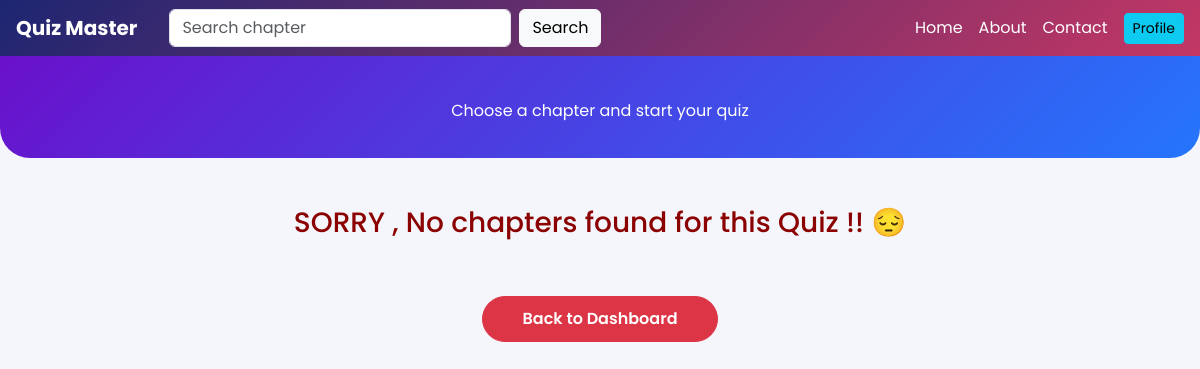
The app's page /chapter/wise/quiz/4/ (signed in), older data.
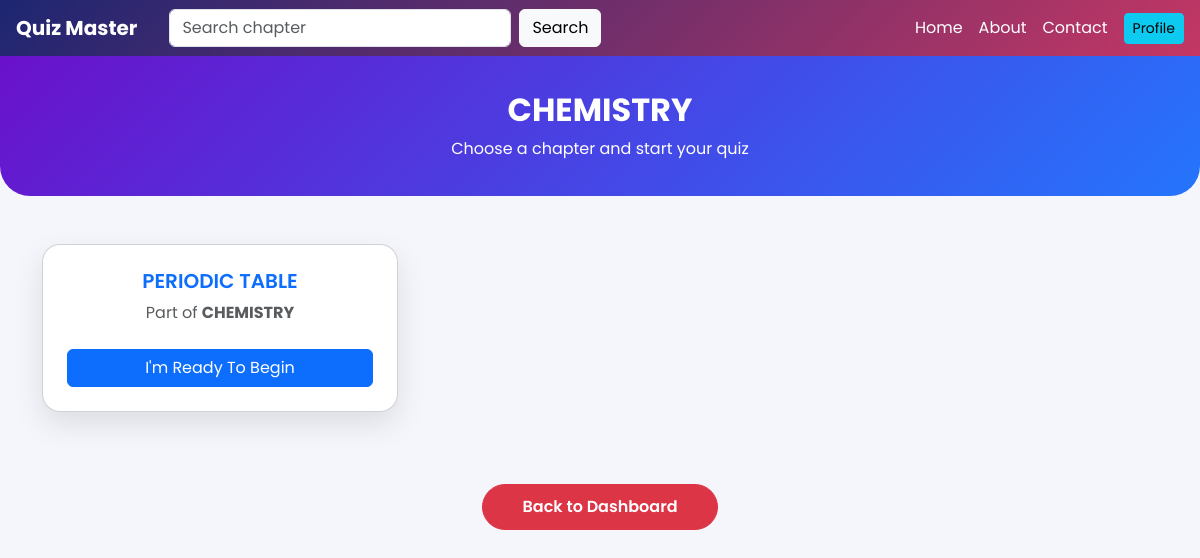
The same page, newer data.
### app.py (models this page shows)
class Quiz(db.Model):
    id = db.Column(db.Integer , primary_key= True)
    title = db.Column(db.String(100) , nullable = False)
    chapters = db.relationship('Chapter' , backref = 'quiz' , lazy = True)

class Chapter(db.Model):
    id = db.Column(db.Integer , primary_key = True)
    title = db.Column(db.String(50) , nullable = False)
    quiz_id = db.Column(db.Integer , db.ForeignKey('quiz.id') , nullable = False)

### app.py (the view)
@app.route('/chapter/wise/quiz/<int:quiz_id>/', methods=['GET'])
def chapter_wise_quiz(quiz_id):
    if 'user_id' not in session:
        return redirect('/user/login')
    quiz = Quiz.query.get(quiz_id)
    search_query = request.args.get("q")
    if search_query:
        chapters = Chapter.query.filter(
            Chapter.quiz_id == quiz_id,
            Chapter.title.ilike(f"%{search_query}%")
        ).all()
    else:
        chapters = Chapter.query.filter_by(quiz_id=quiz_id).all()
    return render_template('chapter_wise_quiz.html', quiz=quiz, chapters=chapters, search_query=search_query)

### templates/chapter_wise_quiz.html (shortened to what this page needs)
<!DOCTYPE html>
<html lang="en">
<head>
  <link href="https://cdn.jsdelivr.net/npm/bootstrap@5.3.0/dist/css/bootstrap.min.css" rel="stylesheet">
</head>
<body>
<nav class="navbar navbar-expand-lg navbar-dark sticky-top px-3">
  <a class="navbar-brand" href="/">Quiz Master</a>
  <div class="collapse navbar-collapse" id="navMenu">
    <form class="d-flex mx-lg-3 my-2 my-lg-0"
          method="GET"
          action="/chapter/wise/quiz/{{ quiz.id }}">
      <input class="form-control me-2"
             type="search"
             name="q"
             value="{{ search_query or '' }}"
             placeholder="Search chapter">
      <button class="btn btn-light">Search</button>
    </form>
    <ul class="navbar-nav ms-auto align-items-lg-center">
      <li class="nav-item">
        <a class="nav-link text-white" href="/">Home</a>
      </li>
      <li class="nav-item">
        <a class="nav-link text-white" href="/about">About</a>
      </li>
      <li class="nav-item">
        <a class="nav-link text-white" href="/contact">Contact</a>
      </li>
      <li class="nav-item ms-lg-2">
        <a href="/user/profile" class="btn btn-info btn-sm">Profile</a>
      </li>
    </ul>
  </div>
</nav>
<div class="page-header text-center">
  <h2 class="fw-bold">{{ quiz.title }}</h2>
  <p class="mb-0">Choose a chapter and start your quiz</p>
</div>
<div class="container my-5">
  <div class="row">
    {% for chapter in chapters %}
    <div class="col-md-4 mb-4">
      <div class="card chapter-card p-4 text-center h-100">
        <h5 class="chapter-title text-primary">{{ chapter.title }}</h5>
        <p class="text-muted mb-4">
          Part of <strong>{{ chapter.quiz.title }}</strong>
        </p>
        <a href="/take/quiz/{{ chapter.quiz.id }}/{{ chapter.id }}"
           class="btn btn-primary w-100">
          I'm Ready To Begin
        </a>
      </div>
    </div>
    {% else %}
    <div class="col-12 text-center text-muted">
      <h3 style="color:darkred;">SORRY , No chapters found for this Quiz !! 😔</h3>
    </div>
    {% endfor %}
  </div>
  <div class="text-center mt-5">
    <a href="/user/dashboard" class="btn btn-danger back-btn">
      Back to Dashboard
    </a>
  </div>
</div>
</body>
</html>

Row changes from the older to the newer data that the page shows:
added Quiz: title "CHEMISTRY"
added Chapter: title "PERIODIC TABLE", quiz "CHEMISTRY"
Text that changed along with them:
text no longer shown: "SORRY , No chapters found for this Quiz !! 😔"
